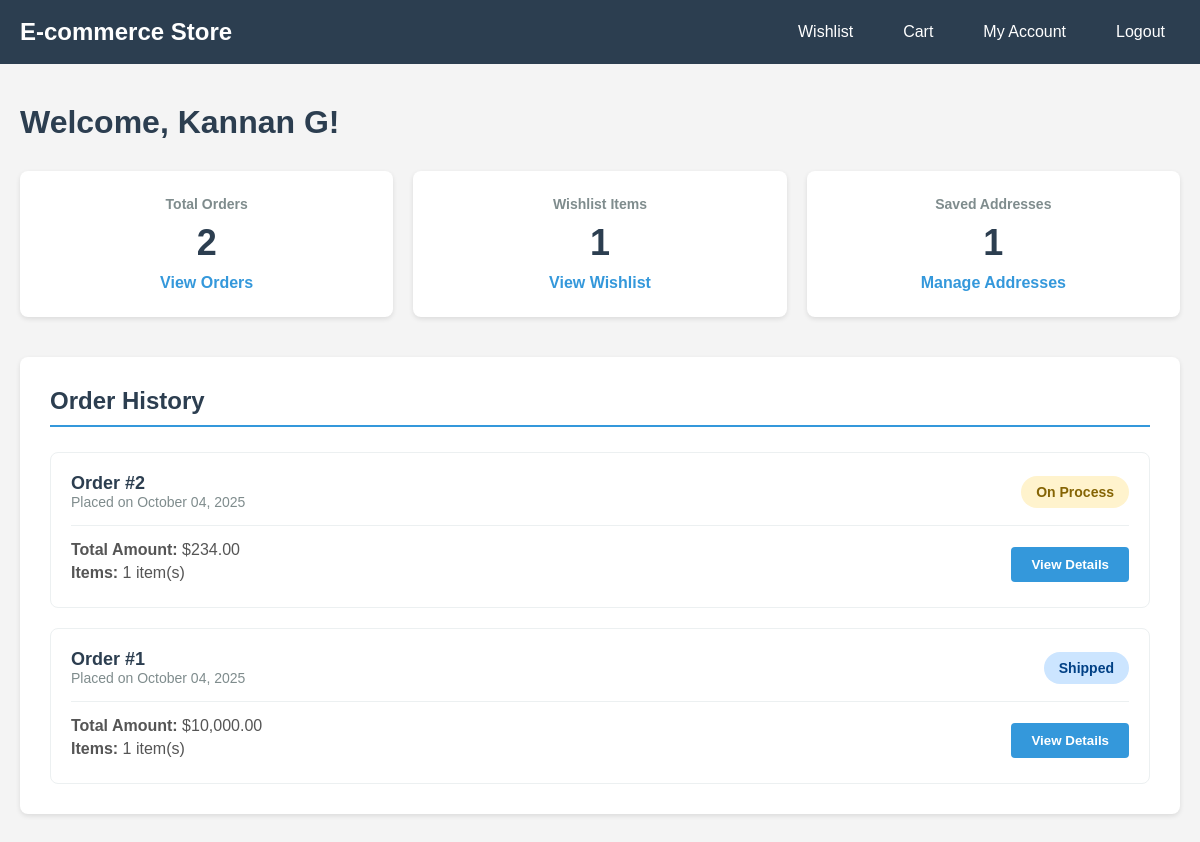
/dashboard.php (signed in), run on the app's committed database.
### tables this page shows
CREATE TABLE `orders` (
  `id` int(11) NOT NULL,
  `user_id` int(11) NOT NULL,
  `address_id` int(11) NOT NULL,
  `total_amount` decimal(10,2) NOT NULL,
  `status` enum('On Process','Shipped','Delivered') DEFAULT 'On Process',
  `created_at` timestamp NOT NULL DEFAULT current_timestamp()
);

### config.php (called while the page is built, shortened)
<?php
function formatPrice($price) {
    return '$' . number_format($price, 2);
}
?>

### dashboard.php (the view, shortened to what this page needs)
<?php
require_once 'config.php';
$user_id = $_SESSION['user_id'];
$conn = getDBConnection();
$orders = $conn->query("
    SELECT o.*,
    (SELECT COUNT(*) FROM order_items WHERE order_id = o.id) as item_count
    FROM orders o
    WHERE o.user_id = $user_id
    ORDER BY o.created_at DESC
");
$wishlist_count = $conn->query("SELECT COUNT(*) as count FROM wishlist WHERE user_id = $user_id")->fetch_assoc()['count'];
$address_count = $conn->query("SELECT COUNT(*) as count FROM addresses WHERE user_id = $user_id")->fetch_assoc()['count'];
?>
<!DOCTYPE html>
<html lang="en">
<head>
</head>
<body>
    <div class="header">
        <div class="header-content">
            <a href="index.php" class="logo">E-commerce Store</a>
            <nav class="nav">
                <a href="wishlist.php">Wishlist</a>
                <a href="cart.php">Cart</a>
                <a href="dashboard.php">My Account</a>
                <a href="logout.php">Logout</a>
            </nav>
        </div>
    </div>
    <div class="container">
        <h1>Welcome, <?php echo $_SESSION['user_name']; ?>!</h1>
        <div class="stats">
            <div class="stat-card">
                <h3>Total Orders</h3>
                <div class="number"><?php echo $orders->num_rows; ?></div>
                <a href="#orders-section">View Orders</a>
            </div>
            <div class="stat-card">
                <h3>Wishlist Items</h3>
                <div class="number"><?php echo $wishlist_count; ?></div>
                <a href="wishlist.php">View Wishlist</a>
            </div>
            <div class="stat-card">
                <h3>Saved Addresses</h3>
                <div class="number"><?php echo $address_count; ?></div>
                <a href="manage_addresses.php">Manage Addresses</a>
            </div>
        </div>
        <div class="section" id="orders-section">
            <h2>Order History</h2>
            <?php if ($orders->num_rows > 0): ?>
                <div class="order-list">
                    <?php while($order = $orders->fetch_assoc()): ?>
                        <div class="order-card">
                            <div class="order-header">
                                <div>
                                    <div class="order-id">Order #<?php echo $order['id']; ?></div>
                                    <div class="order-date">Placed on <?php echo date('F d, Y', strtotime($order['created_at'])); ?></div>
                                </div>
                                <?php
                                $status_class = 'status-process';
                                if ($order['status'] == 'Shipped') $status_class = 'status-shipped';
                                ?>
                                <span class="status-badge <?php echo $status_class; ?>">
                                    <?php echo $order['status']; ?>
                                </span>
                            </div>
                            <div class="order-details">
                                <div class="order-info">
                                    <p><strong>Total Amount:</strong> <?php echo formatPrice($order['total_amount']); ?></p>
                                    <p><strong>Items:</strong> <?php echo $order['item_count']; ?> item(s)</p>
                                </div>
                                <button class="btn" onclick="viewOrderDetails(<?php echo $order['id']; ?>)">View Details</button>
                            </div>
                        </div>
                    <?php endwhile; ?>
                </div>
            <?php endif; ?>
        </div>
    </div>
</body>
</html>

### dashboard.php (style rules this page uses)
* { margin: 0; padding: 0; box-sizing: border-box; }
body { font-family: Arial, sans-serif; background: #f4f4f4; }
.header { background: #2c3e50; color: white; padding: 15px 0; }
.header-content { max-width: 1200px; margin: 0 auto; padding: 0 20px; display: flex; justify-content: space-between; align-items: center; }
.logo { font-size: 24px; font-weight: bold; text-decoration: none; color: white; }
.nav { display: flex; gap: 20px; }
.nav a { color: white; text-decoration: none; padding: 8px 15px; border-radius: 4px; }
.container { max-width: 1200px; margin: 40px auto; padding: 0 20px; }
h1 { margin-bottom: 30px; color: #2c3e50; }
.stats { display: grid; grid-template-columns: repeat(auto-fit, minmax(250px, 1fr)); gap: 20px; margin-bottom: 40px; }
.stat-card { background: white; padding: 25px; border-radius: 8px; box-shadow: 0 2px 5px rgba(0,0,0,0.1); text-align: center; }
.stat-card h3 { color: #7f8c8d; font-size: 14px; margin-bottom: 10px; }
.stat-card .number { font-size: 36px; font-weight: bold; color: #2c3e50; margin-bottom: 10px; }
.stat-card a { color: #3498db; text-decoration: none; font-weight: bold; }
.section { background: white; border-radius: 8px; padding: 30px; margin-bottom: 30px; box-shadow: 0 2px 5px rgba(0,0,0,0.1); }
.section h2 { margin-bottom: 25px; color: #2c3e50; border-bottom: 2px solid #3498db; padding-bottom: 10px; }
.order-list { display: grid; gap: 20px; }
.order-card { border: 1px solid #ecf0f1; border-radius: 8px; padding: 20px; transition: box-shadow 0.3s; }
.order-header { display: flex; justify-content: space-between; align-items: center; margin-bottom: 15px; padding-bottom: 15px; border-bottom: 1px solid #ecf0f1; }
.order-id { font-size: 18px; font-weight: bold; color: #2c3e50; }
.order-date { color: #7f8c8d; font-size: 14px; }
.order-details { display: flex; justify-content: space-between; align-items: center; flex-wrap: wrap; gap: 20px; }
.order-info { flex: 1; }
.order-info p { color: #555; margin-bottom: 5px; }
.status-badge { padding: 8px 15px; border-radius: 20px; font-size: 14px; font-weight: bold; }
.status-process { background: #fff3cd; color: #856404; }
.status-shipped { background: #cce5ff; color: #004085; }
.btn { padding: 10px 20px; background: #3498db; color: white; border: none; border-radius: 4px; cursor: pointer; text-decoration: none; display: inline-block; font-weight: bold; }

### data on the page
orders: id "2", created_at "October 04, 2025", status "On Process", total_amount "$234.00", item_count "1"
orders: id "1", created_at "October 04, 2025", status "Shipped", total_amount "$10,000.00", item_count "1"

### other printed values
$_SESSION['user_name'] "Kannan G"
$orders->num_rows "2"
$wishlist_count "1"
$address_count "1"
